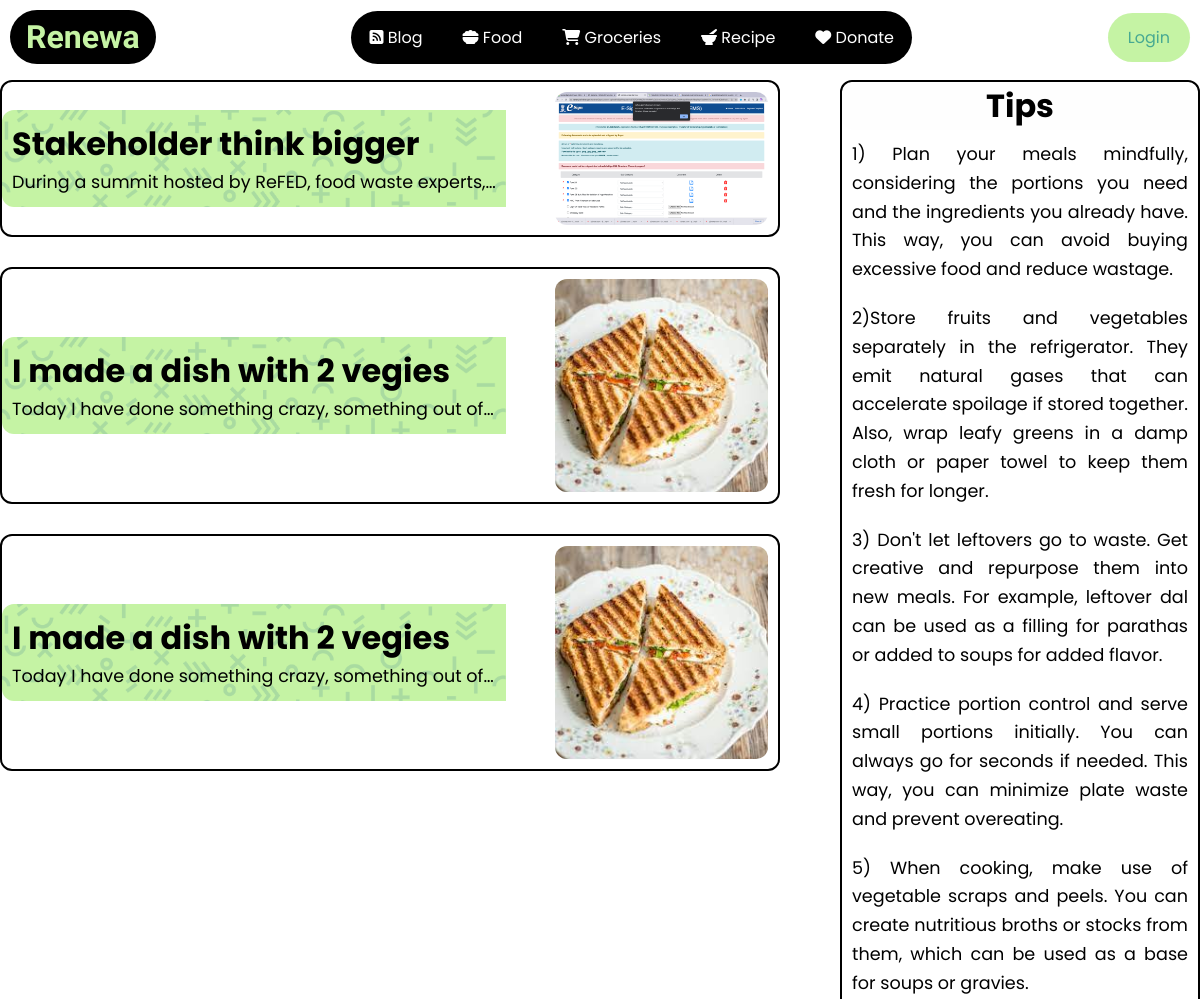
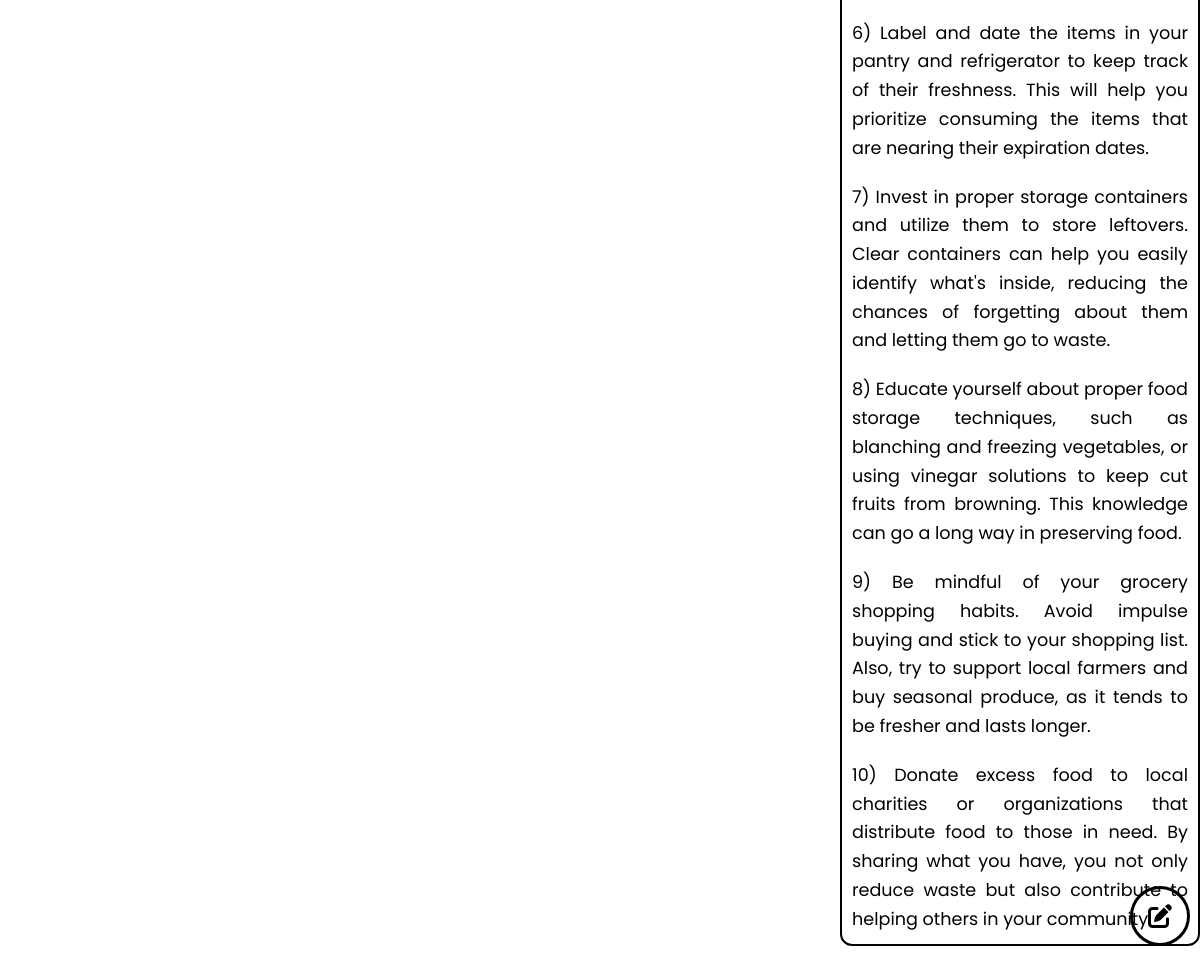
Page /blog on the committed database (2 pictures, top to bottom).
### mainsite/models.py (models this page shows)
class BlogModel(models.Model):
    title = models.TextField(max_length=255)
    content = models.TextField(max_length=2000)
    image = models.ImageField(upload_to='media/slider/%Y/%m', blank=True)
    created_date = models.DateTimeField(default = datetime.now, blank=True)

### mainsite/views.py (the view)
# urls.py: path('blog',views.blogs, name = "blog"),
def blogs(request):
    blogs = BlogModel.objects.all()
    data={
        'blogs':blogs,
    }
    return render(request,'mainsite/blog_page.html',data)

### templates/mainsite/blog_page.html (shortened to what this page needs)
{% load static %}
<html lang="en">
<head>
    <link rel="stylesheet" href="{% static './css/landing.css' %}">
    <link rel="stylesheet" href="{% static './css/blog_page.css' %}">
</head>
<body>
    <nav>
        <div class="container navbar flex">
            <div class="left-nav">
                <h2><a href="{% url 'home' %}" class="font" href="">Renewa</a></h2>
            </div>
            <div class="mid-nav">
                <ul class="flex">
                    <li><a href="{% url 'blog' %}" class="hover-link underline"><i class="fa-sharp fa-solid fa-square-rss"></i> Blog</a></li>
                    <li><a href="{% url 'food' %}" class="hover-link underline"><i class="fa-solid fa-bowl-food"></i> Food</a></li>
                    <li><a href="{% url 'grocery_card' %}" class="hover-link underline"><i class="fa-solid fa-cart-shopping"></i> Groceries</a></li>
                    <li><a href="{% url 'recipe' %}" class="hover-link underline"><i class="fa-solid fa-mortar-pestle"></i> Recipe</a></li>
                    <li><a href="{% url 'donate' %}" class="hover-link underline"><i class="fa-solid fa-heart"></i> Donate</a></li>
                </ul>
            </div>
            {% if user.is_authenticated %}
            <div class="right-nav">
                <a href="{% url 'logout' %}">Logout</a>
            </div>
            {% else %}
            <div class="right-nav">
                <a href="{% url 'login' %}">Login</a>
            </div>
            {% endif %}
        </div>
    </nav>
    <section class="blog-card-sec">
        <div class="container blog-cont flex">
            <div class="left-blog">
                <div class="card-area flex">
    {% for blog in blogs %}
                <a href="{% url 'blog_detail' blog.id %}" class="blogcard-achor">
                    <div class="blogcard flex">
                        <div class="left-blogcard">
                            <h2>{{ blog.title }}</h2>
                            <p>{{ blog.content }}</p>
                        </div>
                        <div class="right-blogcard flex">
                            {% if blog.image %}
                            <img src="{{ blog.image.url }}" alt="">
                            {% endif %}
                        </div>
                    </div>
                </a>
            {% endfor %}
                </div>
            </div>
            <div class="right-blog">
               <div class="headers">
                <h2>Tips</h2>
               </div>
               <div class="tip-content">
                <div class="tip-cont flex">
                    <p>1) Plan your meals mindfully, considering the portions you need and the ingredients you already have. This way, you can avoid buying excessive food and reduce wastage.</p>
                    <p>2)Store fruits and vegetables separately in the refrigerator. They emit natural gases that can accelerate spoilage if stored together. Also, wrap leafy greens in a damp cloth or paper towel to keep them fresh for longer.</p>
                    <p>3) Don't let leftovers go to waste. Get creative and repurpose them into new meals. For example, leftover dal can be used as a filling for parathas or added to soups for added flavor.</p>
                    <p>4) Practice portion control and serve small portions initially. You can always go for seconds if needed. This way, you can minimize plate waste and prevent overeating.</p>
                    <p>5) When cooking, make use of vegetable scraps and peels. You can create nutritious broths or stocks from them, which can be used as a base for soups or gravies.</p>
                    <p>6) Label and date the items in your pantry and refrigerator to keep track of their freshness. This will help you prioritize consuming the items that are nearing their expiration dates.</p>
                    <p>7) Invest in proper storage containers and utilize them to store leftovers. Clear containers can help you easily identify what's inside, reducing the chances of forgetting about them and letting them go to waste.</p>
                    <p>8) Educate yourself about proper food storage techniques, such as blanching and freezing vegetables, or using vinegar solutions to keep cut fruits from browning. This knowledge can go a long way in preserving food.</p>
                    <p>9) Be mindful of your grocery shopping habits. Avoid impulse buying and stick to your shopping list. Also, try to support local farmers and buy seasonal produce, as it tends to be fresher and lasts longer.</p>
                    <p>10) Donate excess food to local charities or organizations that distribute food to those in need. By sharing what you have, you not only reduce waste but also contribute to helping others in your community.</p>
                </div>
               </div>
            </div>
        </div>
    </section>
    <section class="whatsapp">
        <a href="{% url 'blogwrite' %}" target="_blank"><i class="fa-solid fa-pen-to-square"></i></a>
    </section>
</body>
</html>

### static/css/landing.css (style rules this page uses)
* { margin: 0; padding: 0; box-sizing: border-box; }
:root { --margine-cards:15px; --padding-inline:10px; --green1:#c5f3a4; --green2:#47A992; }
body { font-family: 'Poppins',sans-serif; color: black; background-color:#fff }
h2 { font-size: 2rem; }
p { font-size: 1.1rem; color:black; line-height: 1.8rem; }
a { text-decoration: none; display: inline-block; color: black; }
.font { font-family: 'Righteous', cursive; }
.flex { display: flex; }
ul { list-style: none; }
.container { max-width: 1250px; margin-inline: auto; overflow: hidden; }
nav { width: 100%; position: absolute; z-index: 10; }
.navbar { justify-content: space-between; align-items: center; padding: var(--padding-inline); }
.left-nav h2 a { color: var(--green1); padding-left: 8px; padding-right: 8px; }
.mid-nav ul { gap: 20px; }
.left-nav,.mid-nav { text-align: center; background-color: black; padding: 8px; border-radius: 120px; }
.hover-link { color: white !important; padding: 6px; padding-left: 10px; padding-right: 10px; }
.right-nav { text-align: center; background-color: var(--green1); padding: 12px; border-radius: 120px; }
.right-nav a { color: var(--green2) !important; padding-left: 8px; padding-right: 8px; }

### static/css/blog_page.css (style rules this page uses)
.left-blogcard { width: 65%; height: 100%; padding: var(--padding-inline); background-color: var(--green1); background-image: url(/static/images/asset32.png); background-size: cover; border-top-left-radius: 12px; border-bottom-left-radius: 12px; }
.left-blog p { white-space: nowrap; overflow: hidden; text-overflow: ellipsis; }
.right-blogcard img { width: 100%; border-radius: 12px; }
.right-blogcard { width: 30%; padding: var(--padding-inline); }
.blogcard { width: 100%; align-items: center; justify-content: space-between; border: 2px solid; border-radius: 12px; }
.blogcard-achor { width: 100%; align-items: center; justify-content: space-between; }
.left-blog { width: 65%; overflow: hidden; overflow-y:visible; height: calc(100vh - 90px) }
.card-area { flex-direction: column; gap: 30px; }
.blog-card-sec { padding-top: 80px; }
.right-blog { width :30%; overflow: hidden; overflow-y:hidden; height: calc(100vh - 90px); border: 2px solid; }
.blog-cont { justify-content: space-between; }
.right-blog { overflow: hidden; overflow-y: scroll; border-radius: 12px; }
.headers { position: sticky; top:0; text-align: center; background-color: #fefefe; border-radius: 12px; }
.tip-cont { flex-direction: column; gap: 20px; padding: var(--padding-inline); text-align: justify; }
.whatsapp { transform: scale(1.5); position: fixed; bottom: 20px; right: 20px; z-index: 9000; border-radius: 50%; border: 2px solid; padding: 10px; }

### rows in the picture
BlogModel: title "Stakeholder think bigger", content "During a summit hosted by ReFED, food waste experts,…", image (picture)
BlogModel: title "I made a dish with 2 vegies", content "Today I have done something crazy, something out of…", image (picture)
BlogModel: title "I made a dish with 2 vegies", content "Today I have done something crazy, something out of…", image (picture)
